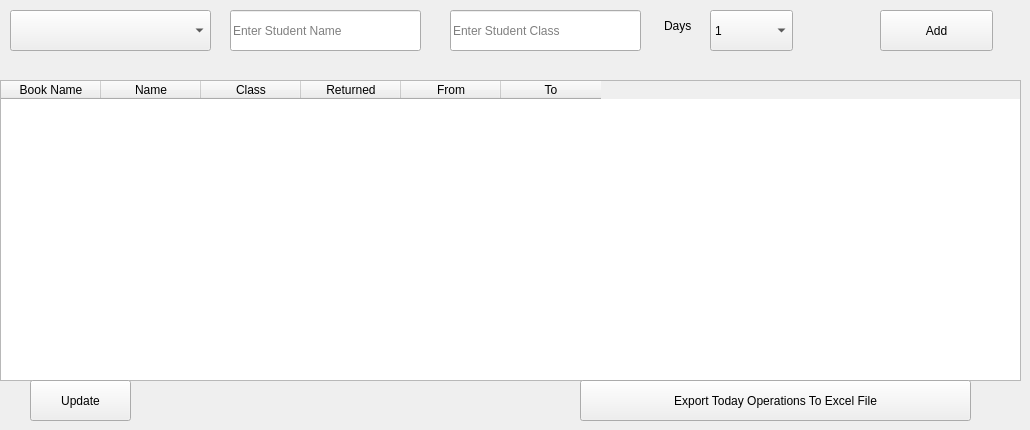
      <widget class="QWidget" name="tab_22">
       <attribute name="title">
        <string>Student Add</string>
       </attribute>
       <widget class="QPushButton" name="pushButton_6">
        <property name="geometry">
         <rect>
          <x>880</x>
          <y>10</y>
          <width>113</width>
          <height>41</height>
         </rect>
        </property>
        <property name="text">
         <string>Add</string>
        </property>
       </widget>
       <widget class="QLabel" name="label_2">
        <property name="geometry">
         <rect>
          <x>664</x>
          <y>10</y>
          <width>51</width>
          <height>31</height>
         </rect>
        </property>
        <property name="text">
         <string>Days</string>
        </property>
       </widget>
       <widget class="QComboBox" name="comboBox_2">
        <property name="geometry">
         <rect>
          <x>710</x>
          <y>10</y>
          <width>83</width>
          <height>41</height>
         </rect>
        </property>
        <item>
         <property name="text">
          <string>1</string>
         </property>
        </item>
        <item>
         <property name="text">
          <string>2</string>
         </property>
        </item>
        <item>
         <property name="text">
          <string>3</string>
         </property>
        </item>
        <item>
         <property name="text">
          <string>4</string>
         </property>
        </item>
        <item>
         <property name="text">
          <string>5</string>
         </property>
        </item>
        <item>
         <property name="text">
          <string>6</string>
         </property>
        </item>
        <item>
         <property name="text">
          <string>7</string>
         </property>
        </item>
        <item>
         <property name="text">
          <string>8</string>
         </property>
        </item>
        <item>
         <property name="text">
          <string>9</string>
         </property>
        </item>
        <item>
         <property name="text">
          <string>10</string>
         </property>
        </item>
       </widget>
       <widget class="QTableWidget" name="tableWidget">
        <property name="geometry">
         <rect>
          <x>0</x>
          <y>80</y>
          <width>1021</width>
          <height>301</height>
         </rect>
        </property>
        <column>
         <property name="text">
          <string>Book Name</string>
         </property>
        </column>
        <column>
         <property name="text">
          <string>Name</string>
         </property>
        </column>
        <column>
         <property name="text">
          <string>Class</string>
         </property>
        </column>
        <column>
         <property name="text">
          <string>Returned</string>
         </property>
        </column>
        <column>
         <property name="text">
          <string>From</string>
         </property>
        </column>
        <column>
         <property name="text">
          <string>To</string>
         </property>
        </column>
       </widget>
       <widget class="QPushButton" name="pushButton_29">
        <property name="geometry">
         <rect>
          <x>580</x>
          <y>380</y>
          <width>391</width>
          <height>41</height>
         </rect>
        </property>
        <property name="text">
         <string>Export Today Operations To Excel File</string>
        </property>
       </widget>
       <widget class="QLineEdit" name="lineEdit_29">
        <property name="geometry">
         <rect>
          <x>230</x>
          <y>10</y>
          <width>191</width>
          <height>41</height>
         </rect>
        </property>
        <property name="placeholderText">
         <string>Enter Student Name</string>
        </property>
       </widget>
       <widget class="QLineEdit" name="lineEdit_57">
        <property name="geometry">
         <rect>
          <x>450</x>
          <y>10</y>
          <width>191</width>
          <height>41</height>
         </rect>
        </property>
        <property name="placeholderText">
         <string>Enter Student Class</string>
        </property>
       </widget>
       <widget class="QPushButton" name="pushButton_30">
        <property name="geometry">
         <rect>
          <x>30</x>
          <y>380</y>
          <width>101</width>
          <height>41</height>
         </rect>
        </property>
        <property name="text">
         <string>Update</string>
        </property>
       </widget>
       <widget class="QComboBox" name="comboBox">
        <property name="geometry">
         <rect>
          <x>10</x>
          <y>10</y>
          <width>201</width>
          <height>41</height>
         </rect>
        </property>
       </widget>
      </widget>
